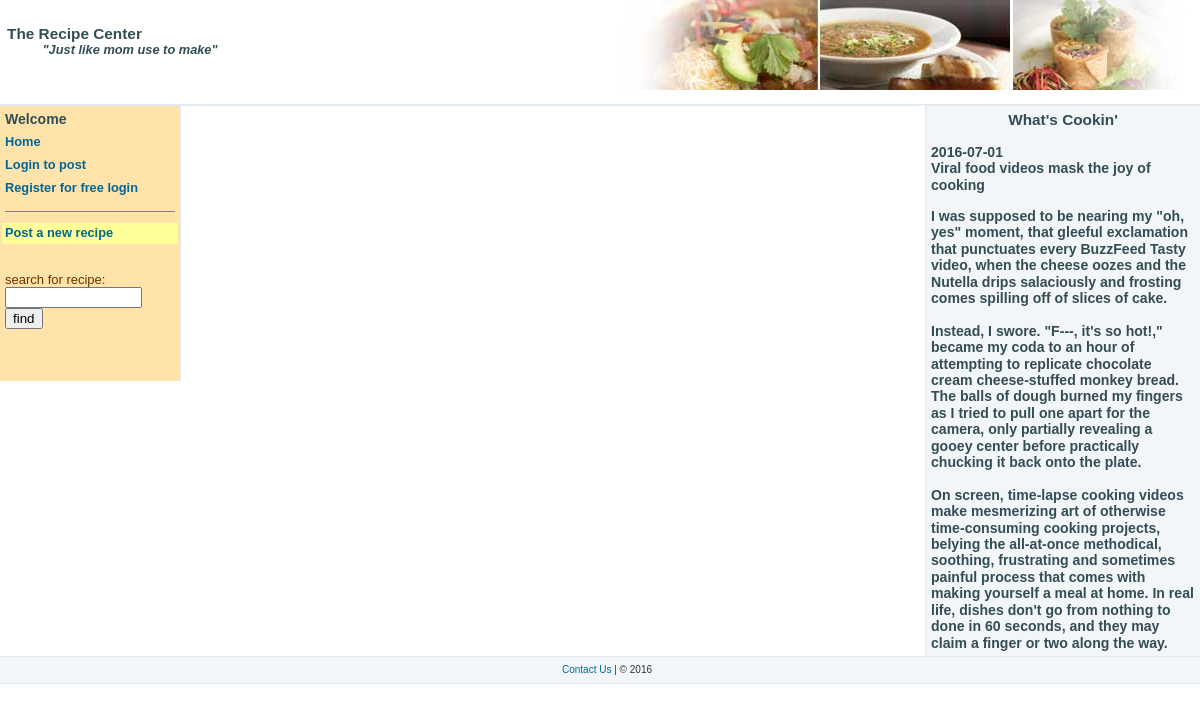
The app's page /index.php?content=login with its own data.
### tables this page shows
CREATE TABLE IF NOT EXISTS `news` (
  `date` date NOT NULL,
  `title` varchar(50) NOT NULL,
  `article` text NOT NULL
);

### news.inc.php (the view, shortened to what this page needs)
<h2 align="center">What's Cookin'</h2><br>
<?php
$query = "SELECT title,date,article from news order by date desc limit 0,2";
$result = mysql_query($query) or die('Sorry, could not get recipes at this time ');
if (mysql_num_rows($result) == 0)
{
   echo "<h3>Kitchen Closed!</h3>";
} else
{
   while($row=mysql_fetch_array($result, MYSQL_ASSOC))
   {
       $title = $row['title'];
       $date = $row['date'];
       $article = $row['article'];
       $article = nl2br($article);
       echo "<h3>$date</h3>\n";
       echo "<h3>$title</h3><br>\n";
       echo "<h3>$article</h3>\n";
   }
}
?>

### mystyle.css (style rules this page uses)
body { font-family: Arial,sans-serif; font-size: 80%; color: #333333; line-height: 1.166; margin: 0px; padding: 0px; }
h2 { font-family: Arial,sans-serif; font-size: 120%; color: #334d55; margin: 0px; padding: 0px; }
h3 { font-family: Arial,sans-serif; font-size: 110%; color: #334d55; margin: 0px; padding: 0px; }

### records on screen
news: date "2016-07-01", title "Viral food videos mask the joy of cooking", article "I was supposed to be nearing my \"oh, yes\" moment, that gleeful exclamation that punctuates every BuzzFeed Tasty video, when the cheese oozes and the Nutella drips salaciously and frosting comes spilling off of slices of cake. Instead, I swore. \"F---, it's so hot!,\" became my coda to an hour of attempting to replicate chocolate cream cheese-stuffed monkey bread. The balls of dough burned my fingers as I tried to pull one apart for the camera, only partially revealing a gooey center before practically chucking it back onto the plate. On screen, time-lapse cooking videos make mesmerizing art of otherwise time-consuming cooking projects, belying the all-at-once methodical, soothing, frustrating…"
